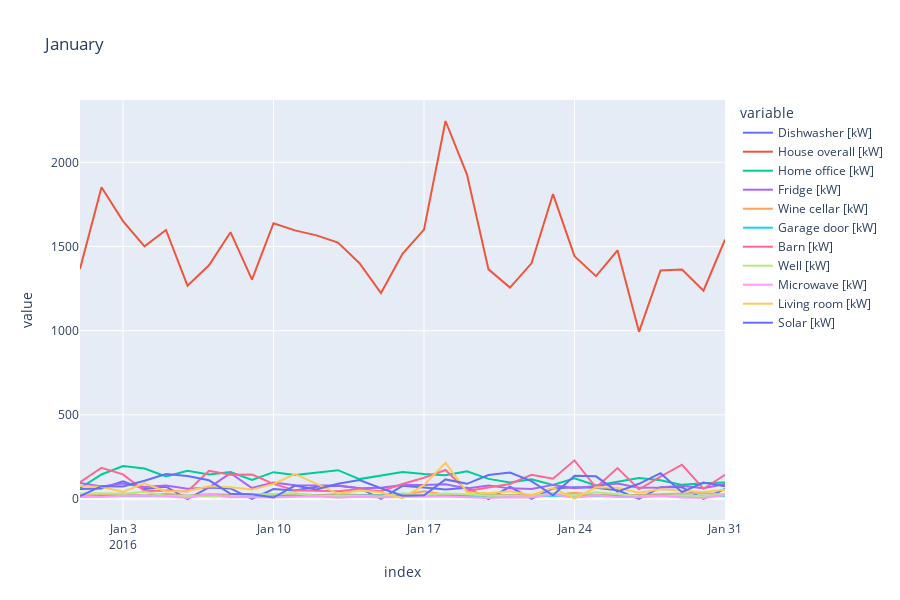

Notebook code for this chart:
### Code cell
cols_energy = ['Dishwasher [kW]','House overall [kW]',
        'Furnace 1 [kW]', 'Furnace 2 [kW]', 'Home office [kW]', 'Fridge [kW]',
        'Wine cellar [kW]', 'Garage door [kW]', 'Kitchen 12 [kW]',
        'Kitchen 14 [kW]', 'Kitchen 38 [kW]', 'Barn [kW]', 'Well [kW]',
        'Microwave [kW]', 'Living room [kW]', 'Solar [kW]']

cols_weather = ['temperature','humidity', 'visibility', 'apparentTemperature', 'pressure', 
                 'windSpeed', 'windBearing', 'dewPoint', 'cloudCover']


fig = px.line(data_frame=energy_per_day.loc["2016-01-01" : "2016-01-31"].filter(items=cols_energy),
              line_dash_sequence=['solid']*16, width=900, height=600, title="January") 
 
fig.show()
